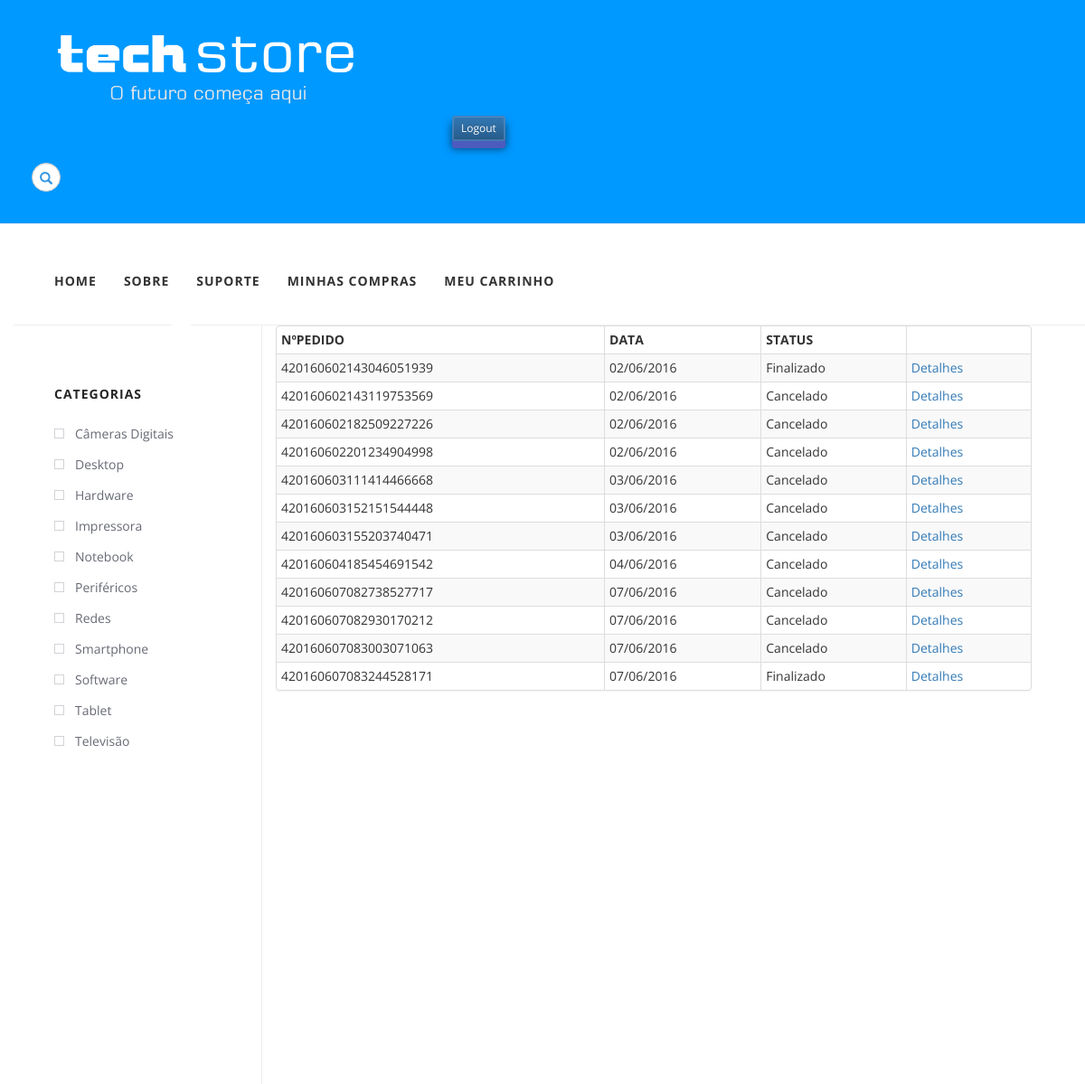
/compras_realizadas/4/ (signed in, upper part), run on an earlier commit of the app's database.
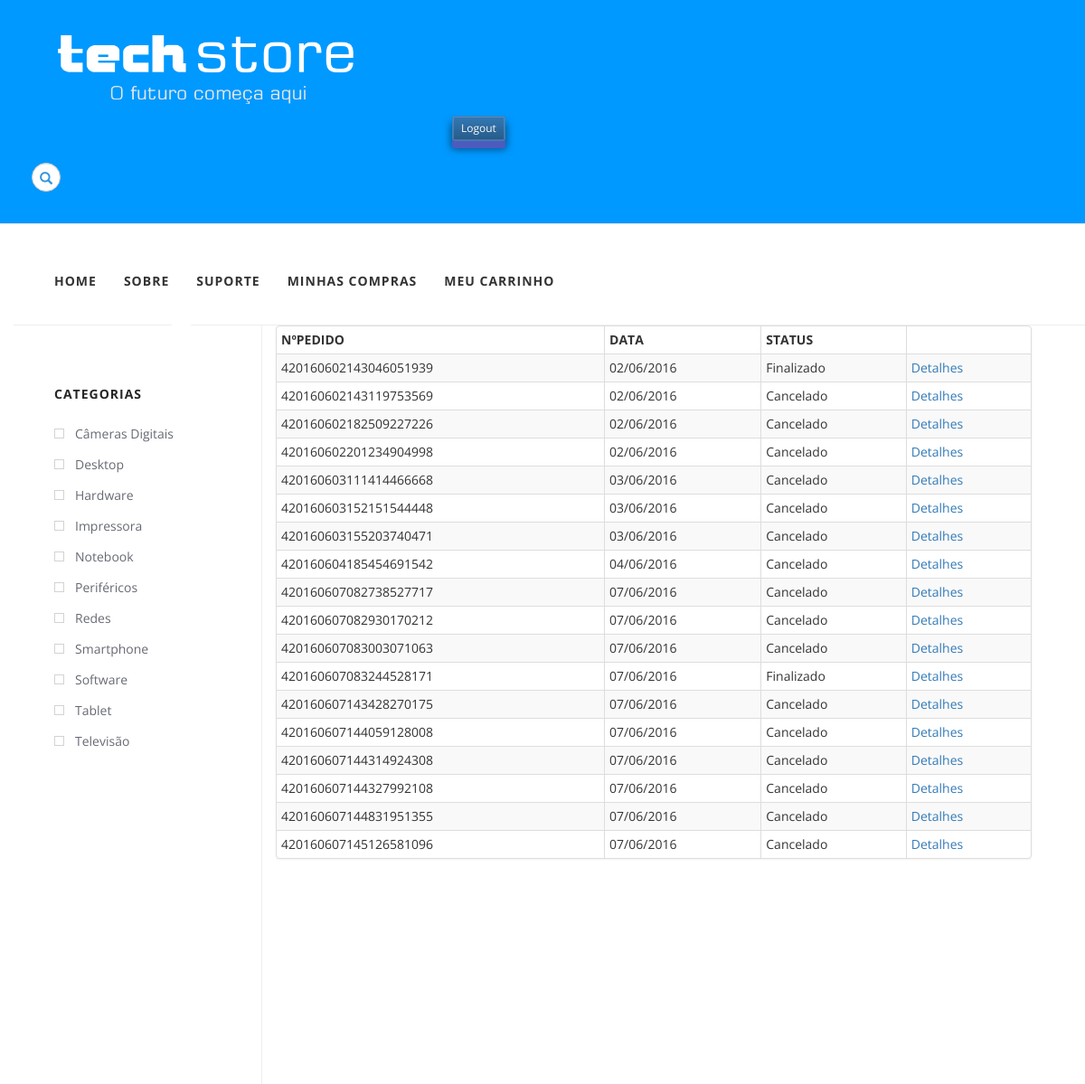
And on a later commit of the database.
### store/models.py (models this page shows, shortened)
class Carrinho(models.Model):
	id_carrinho = models.AutoField(primary_key=True, verbose_name=u'Código do Carrinho')
	id_compra = models.CharField(verbose_name=u'Número Pedido', max_length=10000)
	usuario_compra = models.ForeignKey('auth.User', verbose_name=u'Usuário')
	qntd_produtos = models.IntegerField(verbose_name=u'Quantidade de produtos')
	created_date = models.DateTimeField(default=timezone.now, verbose_name=u'Data de compra')
	produto_compra = models.ForeignKey('Produto',verbose_name=u'Descrição do Produto')
	preco_total = models.DecimalField(max_digits=15, decimal_places=2, verbose_name=u'Preço Total')
	id_status = models.ForeignKey('Statu', verbose_name=u'Status')

class Statu(models.Model):
	id_status = models.AutoField(primary_key=True, verbose_name=u'Código do Status')
	status_info = models.CharField(max_length=160, unique=True, verbose_name=u'Status')
	def __str__(self):
		return self.status_info

### store/views.py (the view)
# urls.py: url(r'^compras_realizadas/(?P<id>[0-9]+)/$', views.Historico),
@login_required
def Historico(request, id):
    cart = Carrinho.objects.filter(usuario_compra=id)
    cart_pedido = []
    numero_pedido = -99
    for x in cart:
        if numero_pedido != x.id_compra:
            cart_pedido.append(x.id_carrinho)
            numero_pedido = x.id_compra
    user = User.objects.get(id=id)
    cart = Carrinho.objects.filter(id_carrinho__in=cart_pedido)
    if user.is_staff:
        return HttpResponseRedirect('/admin')
    return render(request, "store/historico.html", {'cart':cart})

### store/templates/store/historico.html (shortened to what this page needs)
{% load staticfiles %}
<!DOCTYPE html PUBLIC "-//W3C//DTD XHTML 1.0 Strict//EN"
	"http://www.w3.org/TR/xhtml1/DTD/xhtml1-strict.dtd">
<html xmlns="http://www.w3.org/1999/xhtml" lang="en" xml:lang="en">
<head>
	<link rel="stylesheet" href="//maxcdn.bootstrapcdn.com/bootstrap/3.2.0/css/bootstrap.min.css">
	<link rel="stylesheet" href="//maxcdn.bootstrapcdn.com/bootstrap/3.2.0/css/bootstrap-theme.min.css">
	<link rel="stylesheet" href="{% static 'store/css/store.css' %}">
	<link rel="stylesheet" href="{% static 'store/css/products.css' %}">
	<link rel="stylesheet" href="{% static 'store/css/search.css' %}">
	<link rel="stylesheet" href="{% static 'store/css/cart.css' %}">
</head>
<body>
	<div class="visible-desktop">
		<div class="page-header">
			<div class="container-fluid">
				{% if user.is_authenticated %}
				<form class="navbar-form navbar-top-right" role="form" action="{% url 'store.views.Logout' id=user.id %}">
					<div class="input-group">
						<a href="{% url 'store.views.Home' %}"><img src="{% static 'store/imagens/techStore-sem-imagem-branco.png' %}"
							width="60%" height="60%"  /></a>
						</div>
						<a href="{% url 'store.views.Logout' id=user.id %}"><button class="btn btn-primary  btn-sm btn3d logout">Logout</button></a>
					</form>
						{% endif %}
						<form class="search-form" method="get" action="{% url 'store.views.Search' %}">
							<div class="form-group has-feedback">
								<input type="text" class="form-control" name="search" id="search" placeholder="search">
								<span class="glyphicon glyphicon-search form-control-feedback"></span>
							</div>
						</form>
					</div>
				</div>
				<div id="wrapper">
					<div class="cart-icon-top">
					</div>
					<div class="cart-icon-bottom">
					</div>
					<div id="header">
						<ul>
							<li><a href="{% url 'store.views.Home' %}">HOME</a></li>
							<li><a href="{% url 'store.views.Sobre' %}">SOBRE</a></li>
							<li><a href="{% url 'store.views.Suporte' %}">SUPORTE</a></li>
							{% if user.is_authenticated %}
							<li><a href="{% url 'store.views.Historico' id=user.id %}">MINHAS COMPRAS</a></li>
							<li><a href="{% url 'store.views.ExibicaoCarrinho' id=user.id %}">MEU CARRINHO</a></li>
							{% endif %}
						</ul>
					</div>
					<div id="sidebar">
						<h3>CATEGORIAS</h3>
						<div class="checklist categories">
							<ul>
								<li><a href="{% url 'store.views.Categories' categoria='cameras' %}"><span></span>Câmeras Digitais</a></li>
								<li><a href="{% url 'store.views.Categories' categoria='desktop' %}"><span></span>Desktop</a></li>
								<li><a href="{% url 'store.views.Categories' categoria='hardware' %}"><span></span>Hardware</a></li>
								<li><a href="{% url 'store.views.Categories' categoria='impressora' %}"><span></span>Impressora</a></li>
								<li><a href="{% url 'store.views.Categories' categoria='notebook' %}"><span></span>Notebook</a></li>
								<li><a href="{% url 'store.views.Categories' categoria='perifericos' %}"><span></span>Periféricos</a></li>
								<li><a href="{% url 'store.views.Categories' categoria='redes' %}"><span></span>Redes</a></li>
								<li><a href="{% url 'store.views.Categories' categoria='smartphone' %}"><span></span>Smartphone</a></li>
								<li><a href="{% url 'store.views.Categories' categoria='software' %}"><span></span>Software</a></li>
								<li><a href="{% url 'store.views.Categories' categoria='tablet' %}"><span></span>Tablet</a></li>
								<li><a href="{% url 'store.views.Categories' categoria='televisao' %}"><span></span>Televisão</a></li>
							</ul>
						</div>
					</div>
					<div class="container-fluid main-container">
						<div class="col-md-9 content">
							<div class="panel panel-default">
								<table class="table table-bordered table-striped table-condensed table-hover">
									<thead>
										<tr>
											<th>NºPEDIDO</th>
											<th>DATA</th>
											<th>STATUS</th>
											<th> </th>
										</tr>
									</thead>
									<tbody>
										{% for carrinho in cart %}
										<tr>
											<td>{{ carrinho.id_compra }}</td>
											<td>{{ carrinho.created_date|date:"d/m/Y"  }}</td>
											<td>{{carrinho.id_status}}</td>
											<td>
												<a href="{% url 'store.views.Historico_Pedido' id=user.id pk=carrinho.id_compra%}">
													Detalhes
												</a>
											</td>
										</tr>
										{% endfor %}
									</tbody>
								</table>
							</div>
						</div>
					</div>
				</div>
			</div>
		</body>
		</html>

### store/static/store/css/store.css (style rules this page uses)
body { padding-left: 15px; }
.page-header { background-color: #0099ff; margin-top: 0; margin-left: -15px; padding: 20px 20px 20px 20px; }
.panel-default { max-width: auto; min-width: auto; }
.btn3d.logout { position:relative; top: -6px; border:0; transition: all 40ms linear; margin-top:10px; margin-bottom:10px; margin-left:450px; margin-right:2px; }
.btn3d { position:relative; top: -6px; border:0; transition: all 40ms linear; margin-top:10px; margin-bottom:10px; margin-left:2px; margin-right:2px; }
.btn3d.btn-primary { box-shadow:0 0 0 1px #417fbd inset, 0 0 0 2px rgba(255,255,255,0.15) inset, 0 8px 0 0 #4D5BBE, 0 8px 8px 1px rgba(0,0,0,0.5); background-color:#4274D7; }

### store/static/store/css/search.css (style rules this page uses)
.search-form .form-group { float: center !important; transition: all 0.35s, border-radius 0s; width: 32px; height: 32px; background-color: #fff; box-shadow: 0 1px 1px rgba(0, 0, 0, 0.075) inset; border-radius: 25px; border: 1px solid #ccc; }
.search-form .form-group input.form-control { padding-right: 20px; border: 0 none; background: transparent; box-shadow: none; display:block; }
.search-form .form-group span.form-control-feedback { position: absolute; top: -1px; right: -2px; z-index: 2; display: block; width: 34px; height: 34px; line-height: 34px; text-align: center; color: #3596e0; left: initial; font-size: 14px; }

### store/static/store/css/cart.css (style rules this page uses)
* { margin: 0px; padding: 0px; }
body { font-family: "Open Sans", sans-serif; }
#wrapper { overflow: hidden; height: 100%; width: 100%; background:#fff; }
#header { height:92px; background:#fff1448px -2px no-repeat; border-bottom:1px solid #eee; }
#header ul { padding:33px 0 0 45px; }
#header li { list-style:none; float:left; margin-right:30px; }
#header li a { font-weight:700; color:#333; font-size:14px; text-decoration:none; text-transform:uppercase; letter-spacing:1px; }
#sidebar { float:left; background:#fff; width:275px; padding:13px 0 0 45px; height:1500px; border-right:1px solid #eee; }
#sidebar h3 { color:#262626; text-transform:uppercase; font-size:14px; font-weight:700; padding:35px 0 10px 0; letter-spacing:1px; clear:both; }
#sidebar .checklist { padding:0; }
.checklist ul li { font-size:14px; font-weight:400; list-style:none; padding: 7px 0 7px 23px; }
.checklist li span { float:left; width:11px; height:11px; margin-left:-23px; margin-top:4px; border: 1px solid #d1d3d7; position:relative; }
.checklist li a { color:#676a74; text-decoration:none; -webkit-transition: all 300ms ease-out; -moz-transition: all 300ms ease-out; -ms-transition: all 300ms ease-out; -o-transition: all 300ms ease-out; transition: all 300ms ease-out; }
div.cart-icon-top { position:absolute; background:#fff url("https://s3-us-west-2.amazonaws.com/s.cdpn.io/245657/cart.png") 0 -3px no-repeat; margin:0; width:21px; height:3px; z-index:1; top: 350px; left: 190px; }
div.cart-icon-bottom { position:absolute; background:#fff url("https://s3-us-west-2.amazonaws.com/s.cdpn.io/245657/cart.png") 0 -3px no-repeat; margin:0; width:21px; height:19px; z-index:1; top: 353px; left: 190px; }

What changed in the data, as far as the page shows it:
added Carrinho: id_compra "420160607143428270175", created_date "07/06/2016", id_status "Cancelado"
added Carrinho: id_compra "420160607144059128008", created_date "07/06/2016", id_status "Cancelado"
added Carrinho: id_compra "420160607144314924308", created_date "07/06/2016", id_status "Cancelado"
added Carrinho: id_compra "420160607144327992108", created_date "07/06/2016", id_status "Cancelado"
added Carrinho: id_compra "420160607144831951355", created_date "07/06/2016", id_status "Cancelado"
added Carrinho: id_compra "420160607145126581096", created_date "07/06/2016", id_status "Cancelado"
